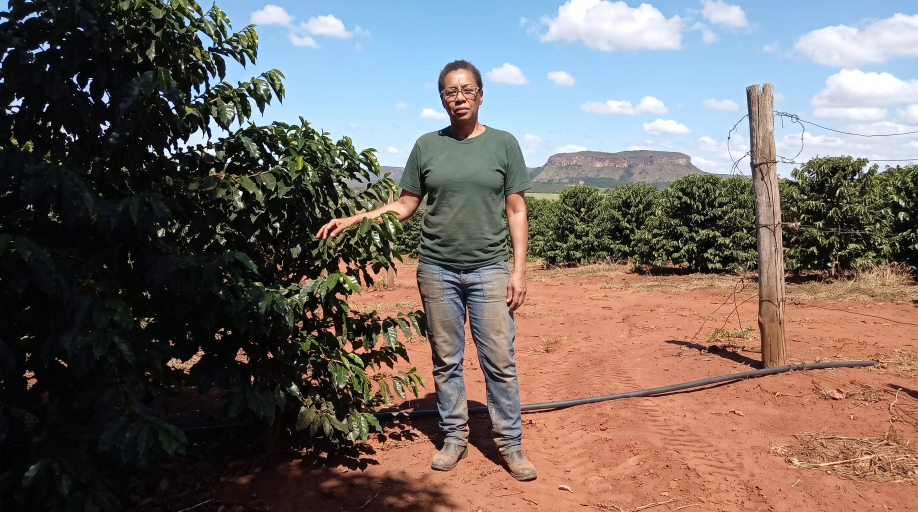
#> input picture entrega-site/cafe-especial-serra-da-canastra-heroi.jpg, 2752 x 1536 px, given in place of fabio-sabor-alfa.png, which was not available (shown at 1/3 size)
$ python jeitinho_cabecas.py
#> lines starting #> are read from the running program, lines starting #| are printed output that depends on the picture; after the words box and inside, x2 and y2 are one past the last pixel; in counts of white or black regions, pixels touching at a corner belong together; pictures that were not available may be replaced by others from this repository, and a replacement may not be noted
### scripts/colagem_assets.py
"""Recortes de colagem da peça 06: folha gerada -> objetos com retícula e filete.

Entrada: as folhas do ChatGPT (objetos separados sobre branco liso) e fotos reais.
Saída, em `public/colagem/`, para cada peça três arquivos `<nome>-b0/b1/b2.png`:
o mesmo objeto com a borda de papel recortado em três variantes, para o "boil"
de stop-motion que o Remotion alterna a cada 3 quadros.

Por que recorte local e não remove.bg: as folhas nascem sobre branco liso de
propósito, o que torna a separação exata em resolução cheia; o remove.bg só
entrega prévia de baixa resolução no plano gratuito.

Tudo determinístico (semente por nome de peça).

    python -m uv run python scripts/colagem_assets.py
"""

from __future__ import annotations

import hashlib
from pathlib import Path

import cv2
import numpy as np
from PIL import Image, ImageOps

BRUTOS = Path("saida-teste/motion-06/brutos")
FONTE = Path("instagram/remotion/projetos/06-voce-sabia-especial/public/fonte")
DEST = Path("instagram/remotion/projetos/06-voce-sabia-especial/public/colagem")
CREME = np.array([241, 236, 224], np.float32)
TINTA = np.array([20, 16, 13], np.float32)


def rng(nome: str) -> np.random.Generator:
    return np.random.default_rng(int(hashlib.sha256(nome.encode()).hexdigest()[:8], 16))


# ---------------------------------------------------------------- separação

# [67 lines left out: functions mascara_objetos, convexo, separar, reticula, not called in this run]


def ruido_suave(shape: tuple[int, int], escala: float, r: np.random.Generator) -> np.ndarray:
    h, w = shape
    pequeno = r.standard_normal((max(2, int(h / escala)), max(2, int(w / escala)))).astype(np.float32)
    grande = cv2.resize(pequeno, (w, h), interpolation=cv2.INTER_CUBIC)
    return grande / (np.abs(grande).max() + 1e-6)


def peca(rgb: np.ndarray, alfa: np.ndarray, nome: str, filete: int, com_reticula: bool = True,
         destino: Path | None = None) -> None:
    """Grava <nome>-b0..b2: objeto (retícula) + filete creme de borda irregular.

    As três variantes são cortadas pela MESMA caixa (a união das três). Cortar cada uma
    justa na própria borda dava tamanhos diferentes (até 2,4%), e como o Remotion desenha
    as três com a mesma largura, o objeto inteiro pulsava de tamanho e escorregava a cada
    3 quadros. O boil só pode mexer no contorno de papel, nunca no objeto.
    """
    destino = destino or DEST
    pad = filete * 2 + 6
    rgb = cv2.copyMakeBorder(rgb, pad, pad, pad, pad, cv2.BORDER_CONSTANT, value=(255, 255, 255))
    alfa = cv2.copyMakeBorder(alfa, pad, pad, pad, pad, cv2.BORDER_CONSTANT, value=0)
    obj = reticula(rgb) if com_reticula else rgb.astype(np.float32)
    dentro = (alfa > 0.5).astype(np.uint8)
    dist_fora = cv2.distanceTransform(1 - dentro, cv2.DIST_L2, 5)
    variantes = []
    for b in range(3):
        r = rng(f"{nome}#{b}")
        # borda de tesoura: raio do filete oscila em baixa frequência + picote fino
        raio = filete * (1 + 0.35 * ruido_suave(dentro.shape, 60, r) + 0.12 * ruido_suave(dentro.shape, 9, r))
        fil = np.clip(raio - dist_fora + 0.5, 0, 1)
        fil = np.maximum(fil, alfa)
        cor = CREME[None, None, :] * (1 - alfa[..., None]) + obj * alfa[..., None]
        variantes.append(np.dstack([np.clip(cor, 0, 255), fil * 255]).astype(np.uint8))
    uniao = np.max([v[..., 3] for v in variantes], axis=0) > 5
    ys, xs = np.where(uniao)
    y0, y1, x0, x1 = ys.min(), ys.max() + 1, xs.min(), xs.max() + 1
    destino.mkdir(parents=True, exist_ok=True)
    for b, rgba in enumerate(variantes):
        Image.fromarray(rgba[y0:y1, x0:x1], "RGBA").save(destino / f"{nome}-b{b}.png", optimize=True)
    print(f"{nome:16s} {x1 - x0}x{y1 - y0}")


# [53 lines left out: functions foto_rasgada, kraft, fitas, not called in this run]


# [40 lines that do not run on import are left out]

### scripts/jeitinho_cabecas.py
"""Peça 09: cabeças recortadas dos três criadores para a colagem.

Fonte: quadros dos reels deles (raspagem/_jeitinho-cafe, gitignored) e a máscara de
pessoa do rembg `u2net_human_seg` (rodada num venv isolado em ~/.cache/rbg). O rosto é de
terceiro: as cabeças vão só para `projetos/09-jeitinho-cafe/public/` (gitignored) e NÃO
entram na biblioteca de colagem. Publicar depende da autorização por escrito de cada um.

A máscara de pessoa traz o corpo, a escada atrás do Fábio, a cafeteira e a legenda queimada
do Gabriel; a cabeça é a maior região dentro de uma elipse em volta do rosto (caixa medida
na folha de máscaras sobre magenta).

    python -m uv run python scripts/jeitinho_cabecas.py
"""

from __future__ import annotations

import sys
from pathlib import Path

import cv2
import numpy as np
from PIL import Image

sys.path.insert(0, str(Path(__file__).parent))
from colagem_assets import peca  # noqa: E402

FONTE = Path("raspagem/_jeitinho-cafe/cabecas")
DEST = Path("instagram/remotion/projetos/09-jeitinho-cafe/public/colagem")

# nome de saída → (quadro, caixa da elipse em fração: x0, y0, x1, y1)
CABECAS = {
    "cab-fabio": ("fabio-sabor", (0.25, 0.372, 0.75, 0.745)),  # 30,7 s, o mais nítido; topo baixo tira a escada
    "cab-paulo": ("paulo", (0.16, 0.302, 0.548, 0.52)),
    "cab-gabriel": ("gabriel-close", (0.32, 0.13, 0.74, 0.50)),
    "cab-gabriel-sorriso": ("gabriel-frente", (0.33, 0.235, 0.66, 0.47)),
    "cab-giuseppe": ("giuseppe", (0.325, 0.172, 0.625, 0.462)),  # 25,5 s, o mais nítido; elipse deixa o polegar de fora
}


def cabeca(quadro: str, caixa: tuple[float, float, float, float]) -> tuple[np.ndarray, np.ndarray]:
#> called with quadro = 'fabio-sabor', caixa = (0.25, 0.372, 0.75, 0.745)
    rgba = np.array(Image.open(FONTE / f"{quadro}-alfa.png").convert("RGBA"))
    h, w = rgba.shape[:2]
    x0, y0, x1, y1 = caixa
    elipse = np.zeros((h, w), np.uint8)
    cv2.ellipse(elipse, (int((x0 + x1) / 2 * w), int((y0 + y1) / 2 * h)),
                (int((x1 - x0) / 2 * w), int((y1 - y0) / 2 * h)), 0, 0, 360, 1, -1)
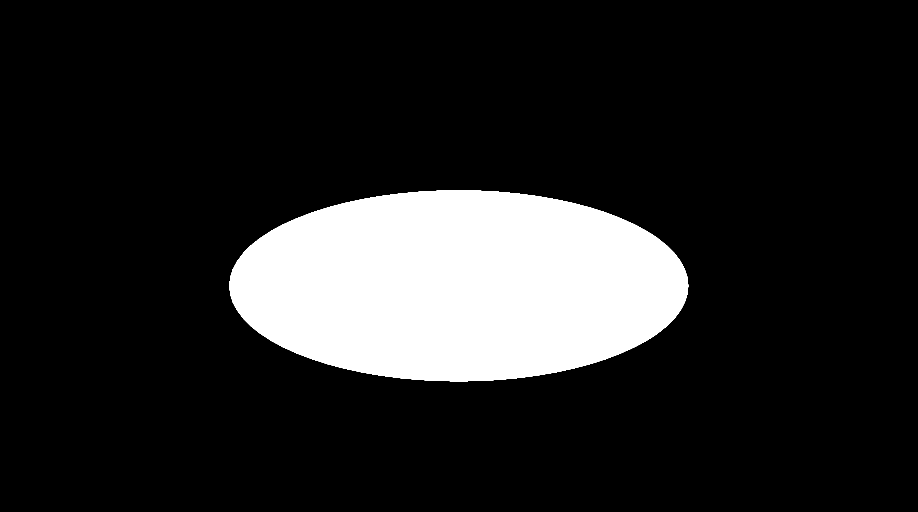
#> elipse: shape (1536, 2752) (shown at 1/3 size); values 0 (black) and 1 (white), 14.6% white; 1 white region, box (x1, y1, x2, y2) and area: (688, 571, 2065, 1144) 619005
    a = (rgba[..., 3] > 127).astype(np.uint8) & elipse
    n, rot, st, _ = cv2.connectedComponentsWithStats(a)
#> n = 2; st = [[0, 0, 2752, 1536, 3608067], [688, 571, 1377, 573, 619005]]
    if n < 2:
        raise SystemExit(f"{quadro}: nada dentro da elipse")
    maior = 1 + int(np.argmax(st[1:, cv2.CC_STAT_AREA]))
#> maior = 1
    a = (rot == maior).astype(np.float32)
    # o alfa do rembg é suave no cabelo: usa o valor dele dentro da região escolhida
    a = a * (rgba[..., 3].astype(np.float32) / 255)
    ys, xs = np.where(a > 0.02)
    p = 6
    y0p, y1p, x0p, x1p = max(ys.min() - p, 0), min(ys.max() + p, h), max(xs.min() - p, 0), min(xs.max() + p, w)
#> y0p = 565; y1p = 1149; x0p = 682; x1p = 2070
    return rgba[y0p:y1p, x0p:x1p, :3].copy(), a[y0p:y1p, x0p:x1p]


def main() -> None:
    for nome, (quadro, caixa) in CABECAS.items():
        rgb, a = cabeca(quadro, caixa)
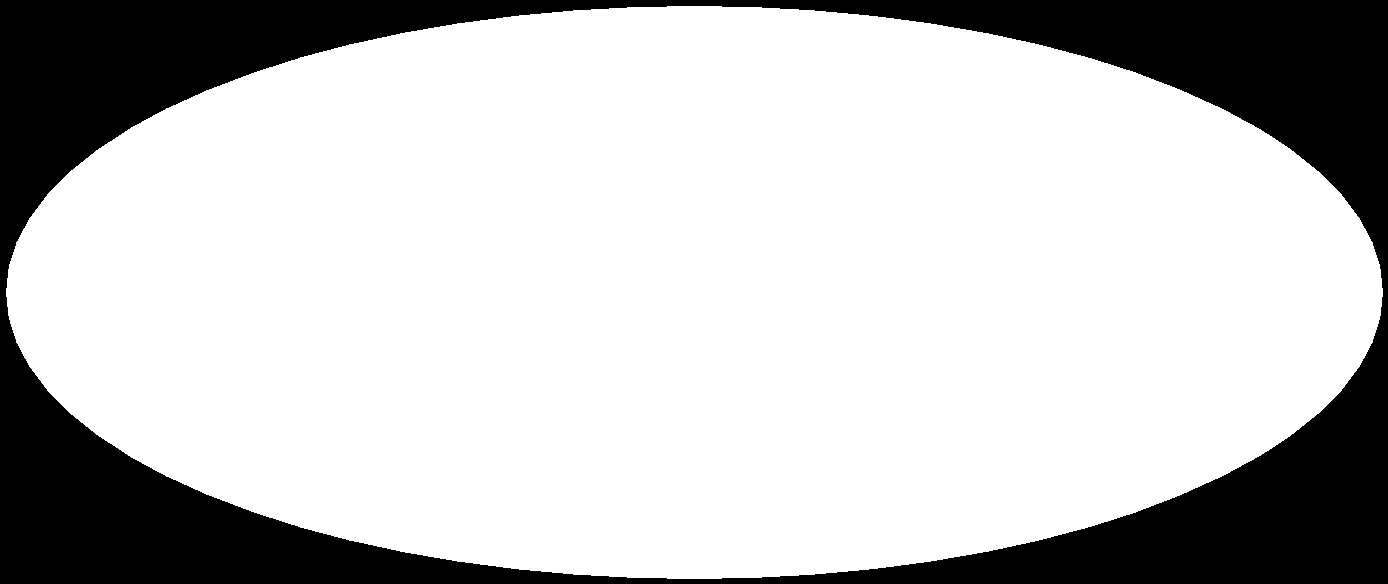
#> a: shape (584, 1388) float32; values 0 (black) and 1 (white), 76.4% white; 1 black region, box (x1, y1, x2, y2) and area: (0, 0, 1388, 584) 191587
        peca(rgb, a, nome, filete=10, com_reticula=False, destino=DEST)
#> in peca, `dist_fora = cv2.distanceTransform(1 - dentro, cv2.DIST_L2, 5)`:
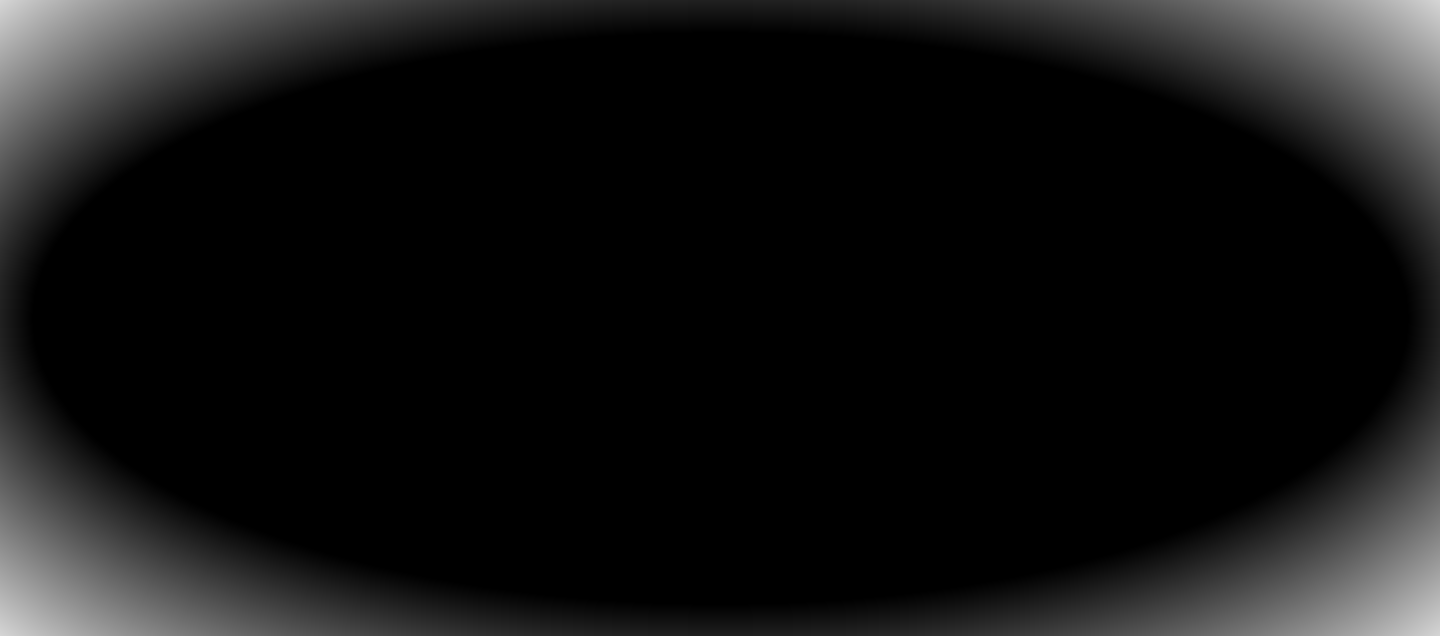
#> dist_fora: shape (636, 1440) float32; min 0, max 213.8, mean 19.7
#> the loop in peca, `for b in range(3):` made 3 passes
#> pass 1, in peca, `cor = CREME[None, None, :] * (1 - alfa[..., None]) + obj * alfa[..., N..`:
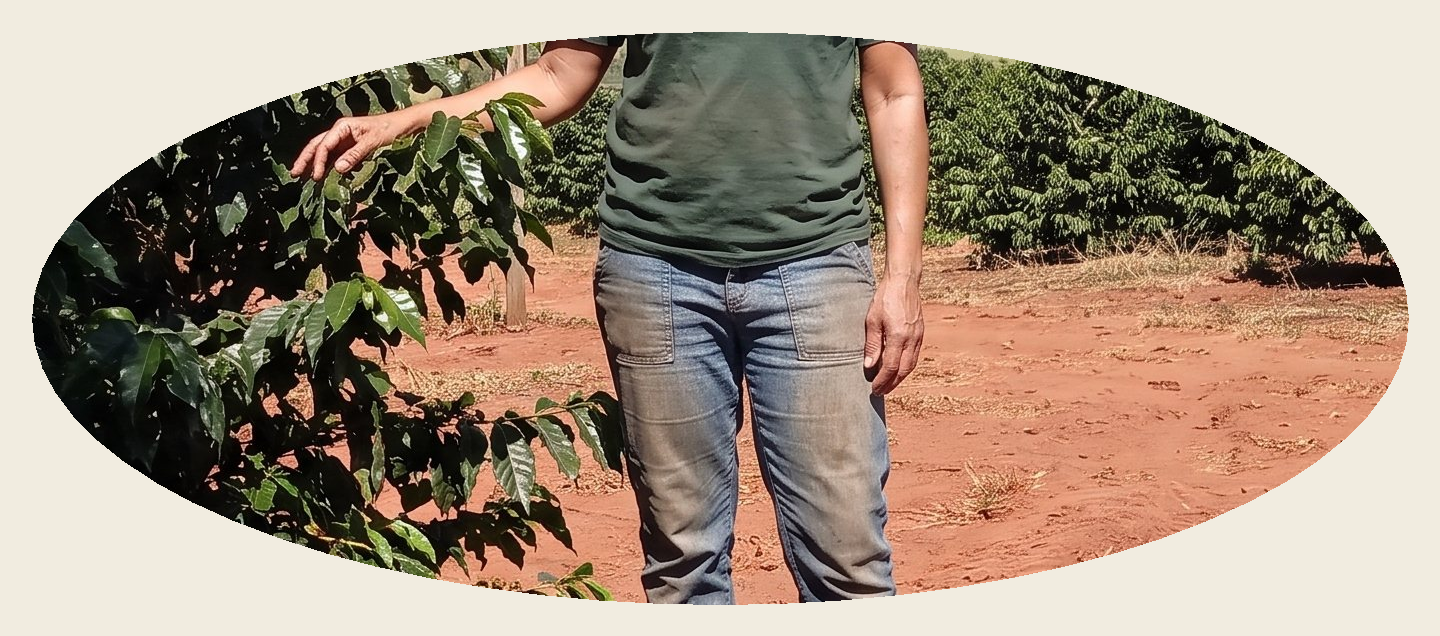
#> cor: shape (636, 1440, 3) float32; mean of channels 0, 1, 2 161.5, 144.6, 126.8; drawn as R, G, B
#> after the loop in peca, `for b in range(3):`: variantes = 3 items
#> in peca, `uniao = np.max([v[..., 3] for v in variantes], axis=0) > 5`:
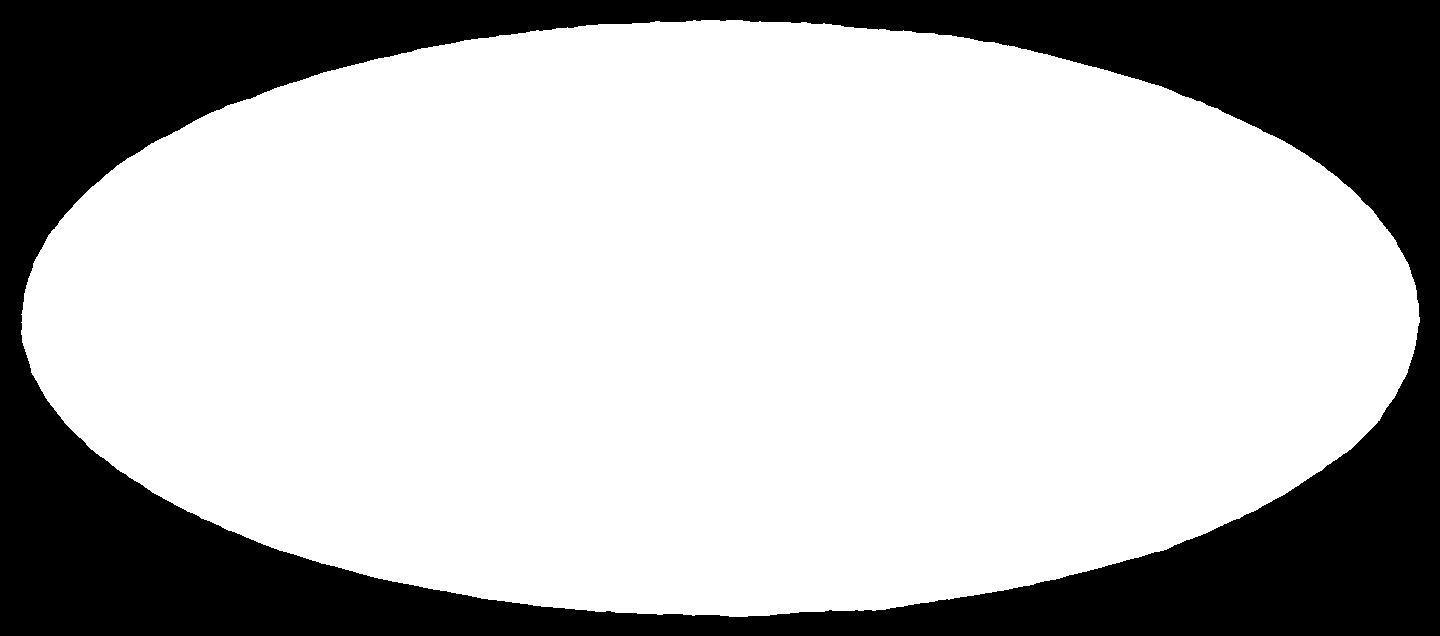
#> uniao: shape (636, 1440) bool; 71.5% white; 1 black region, box (x1, y1, x2, y2) and area: (0, 0, 1440, 636) 261467
#> in peca, `y0, y1, x0, x1 = ys.min(), ys.max() + 1, xs.min(), xs.max() + 1`: y0 = 20; y1 = 617; x0 = 21; x1 = 1420
#> the loop in peca, `for b, rgba in enumerate(variantes):` made 3 passes
#> pass 1, in peca, `Image.fromarray(rgba[y0:y1, x0:x1], "RGBA").save(destino / f"{nome}-b{..`:
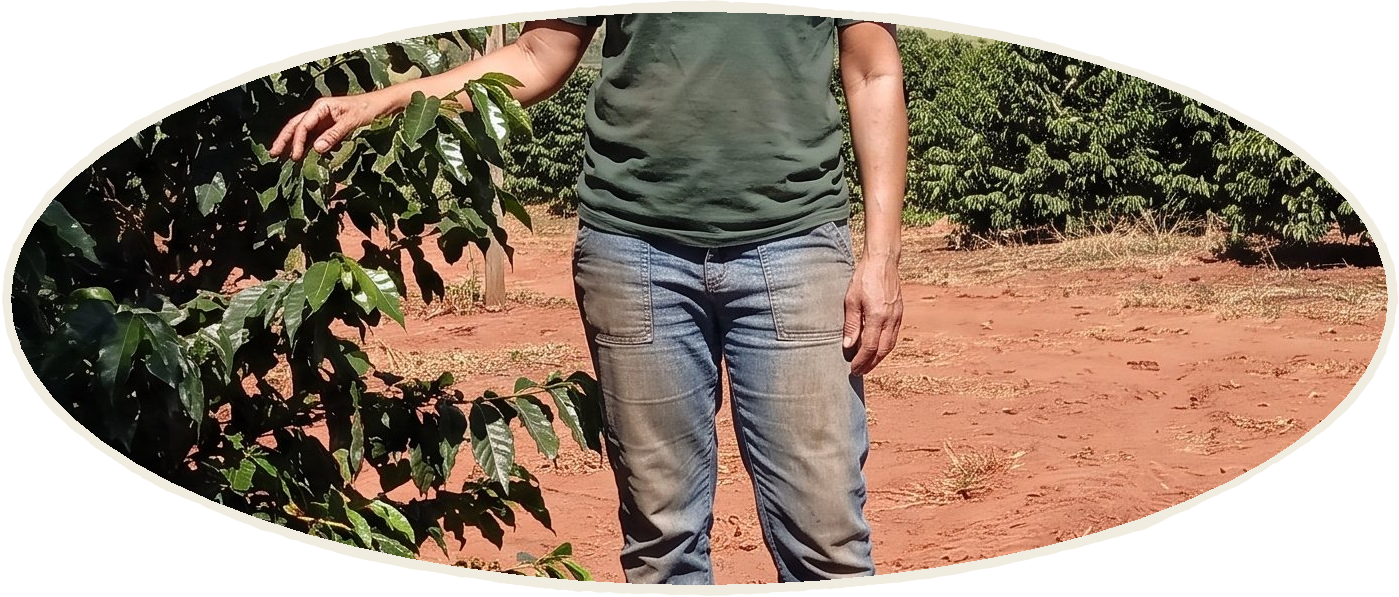
#> saved as cab-fabio-b0.png: PIL image 1399x597 RGBA; mean R, G, B, A 154.1, 135.1, 117.5, 198.4; transparent parts drawn white
#| cab-fabio        1399x597
#> pass 2 of the loop in main, `for nome, (quadro, caixa) in CABECAS.items():`:
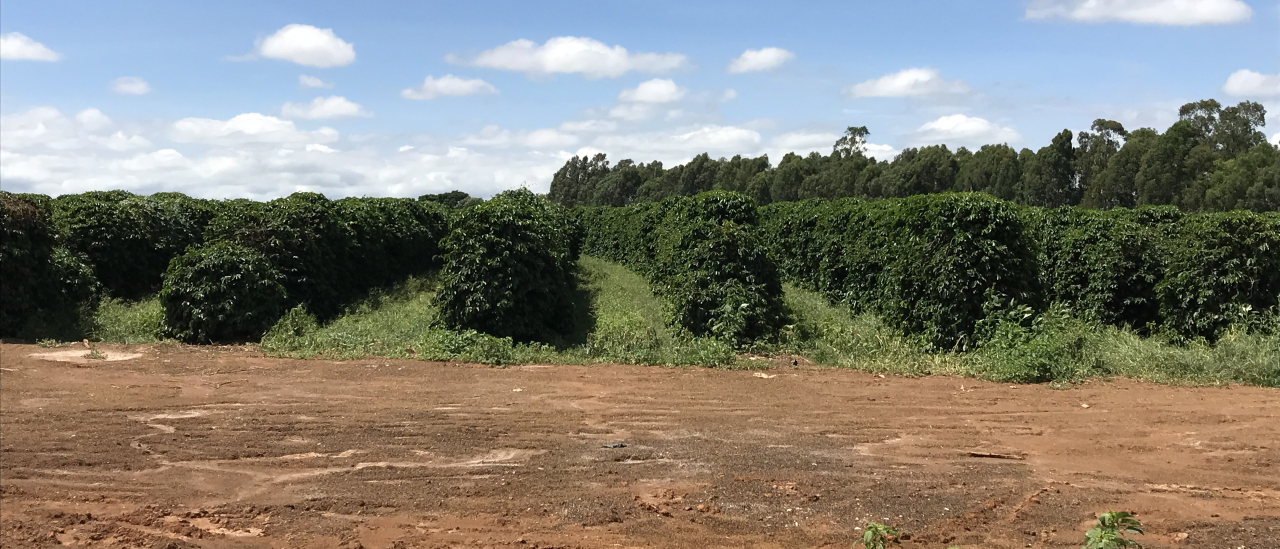
#> input picture entrega-site/cafezal-serra-da-canastra-21x9.jpg, 3840 x 1646 px, given in place of paulo-alfa.png, which was not available (shown at 1/3 size)
#> rgba: shape (1646, 3840, 4)
#> in cabeca (call 2), `h, w = rgba.shape[:2]`: h = 1646; w = 3840
#> in cabeca (call 2), `cv2.ellipse(elipse, (int((x0 + x1) / 2 * w), int((y0 + y1) / 2 * h)), ..`:
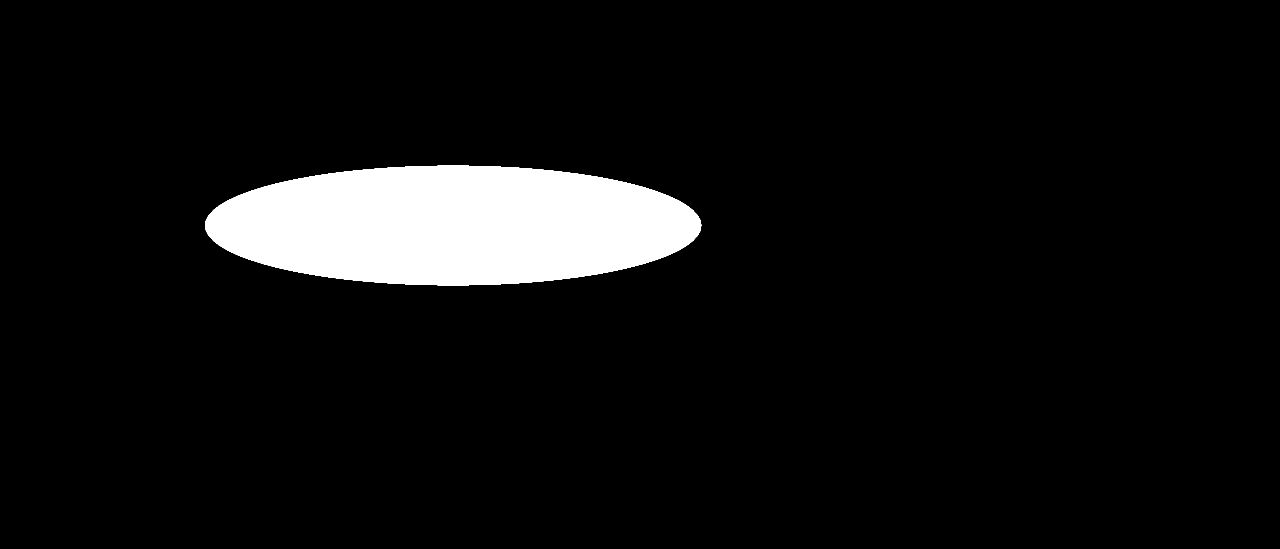
#> elipse: shape (1646, 3840) (shown at 1/3 size); values 0 (black) and 1 (white), 6.6% white; 1 white region, box (x1, y1, x2, y2) and area: (615, 497, 2104, 856) 419396
#> st = [[0, 0, 3840, 1646, 5901244], [615, 497, 1489, 359, 419396]]
#> y0p = 491; y1p = 861; x0p = 609; x1p = 2109
#> obj: shape (422, 1552, 3) float32
#> dist_fora: shape (422, 1552) float32
#> y1 = 403; x0 = 22; x1 = 1532
#> the loop in peca (call 2), `for b, rgba in enumerate(variantes):` made 3 passes
#> pass 1, in peca (call 2), `Image.fromarray(rgba[y0:y1, x0:x1], "RGBA").save(destino / f"{nome}-b{..`:
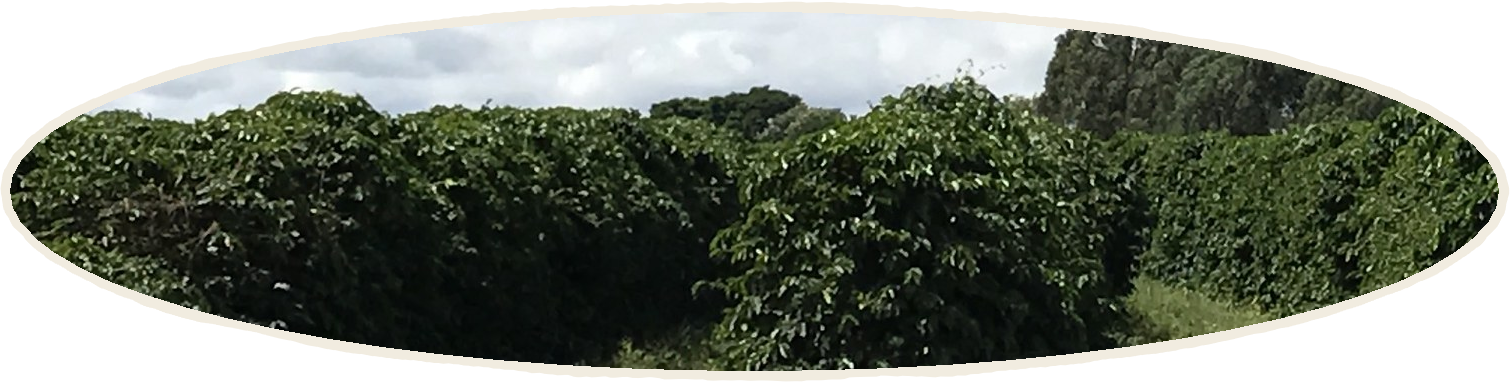
#> saved as cab-paulo-b0.png: PIL image 1510x383 RGBA; mean R, G, B, A 117.9, 122.4, 109, 198.6; transparent parts drawn white
#| cab-paulo        1510x383


if __name__ == "__main__":
#> (the run stopped early here; a loop or call above may not have finished)
